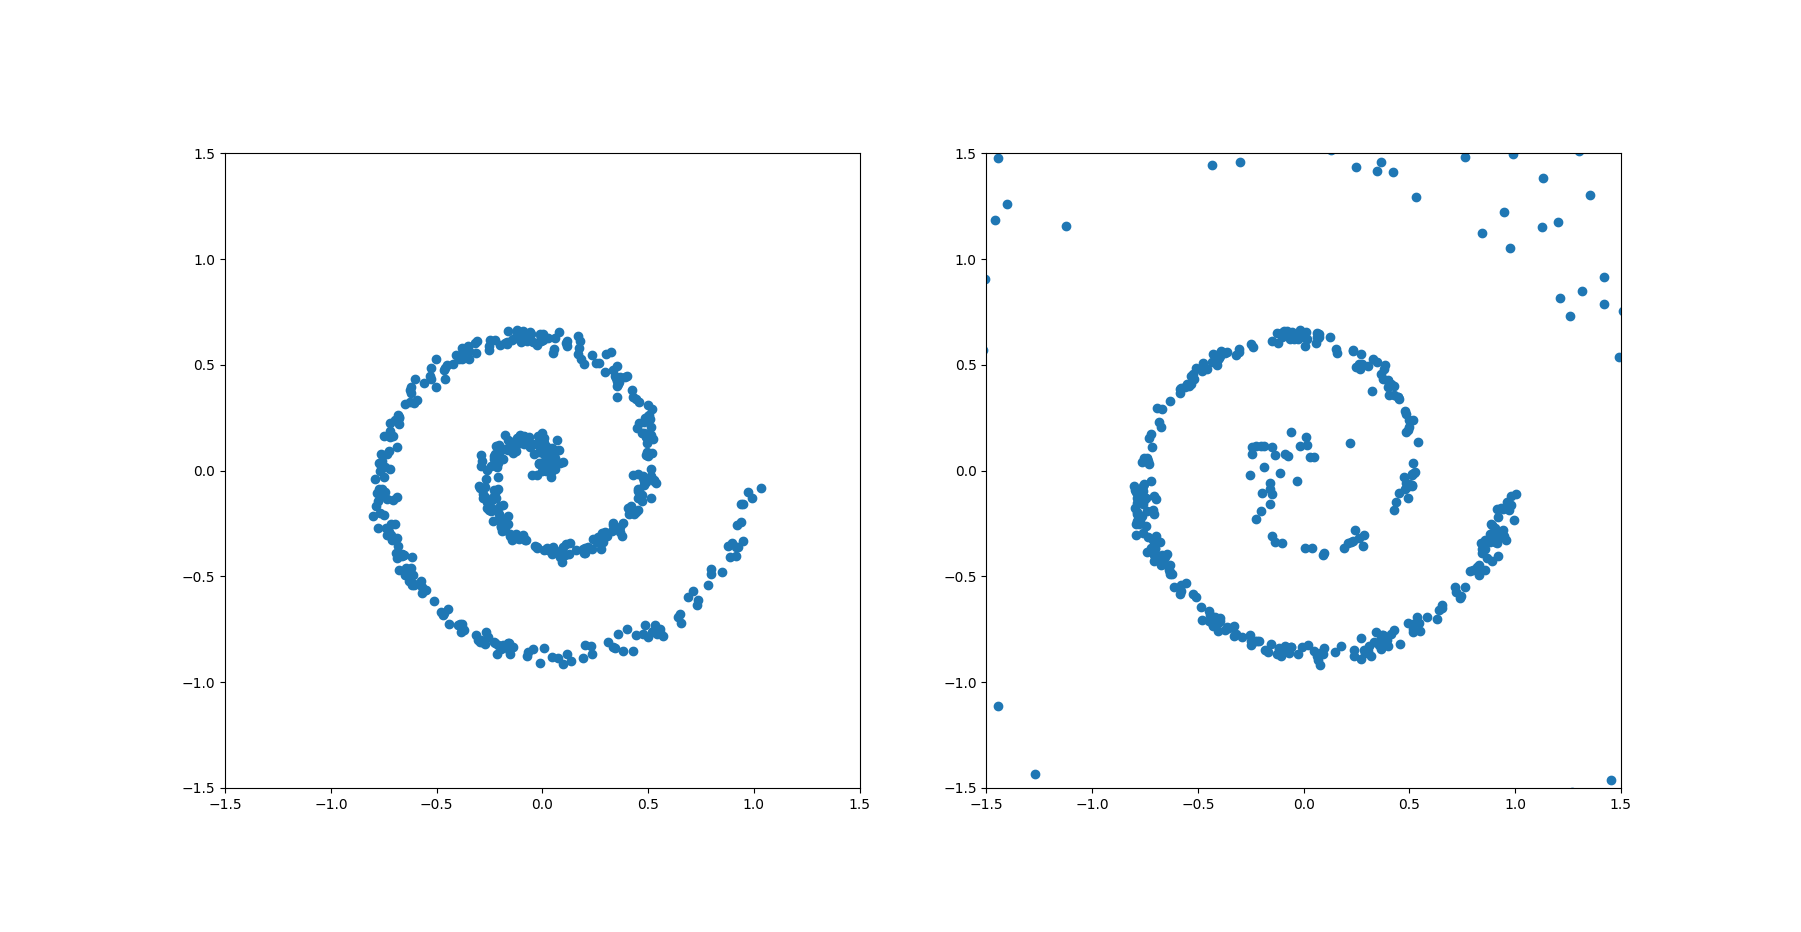

Here is the Python script that generated this plot:
import matplotlib.pyplot as plt
import torch
import torch.distributions as D
from torch.utils.data import TensorDataset, DataLoader
from torch.distributions.mixture_same_family import MixtureSameFamily
from tqdm import tqdm

from common.toy_data import spiral_samples


class Model(torch.nn.Module):
    def __init__(self):
        super().__init__()

        self.network = torch.nn.Sequential(
            torch.nn.Linear(2, 32),
            torch.nn.ELU(),
            torch.nn.Linear(32, 128),
            torch.nn.ELU(),
            torch.nn.Linear(128, 256),
            torch.nn.ELU(),
            torch.nn.Linear(256, 128),
            torch.nn.ELU(),
            torch.nn.Linear(128, 32),
            torch.nn.ELU(),
            torch.nn.Linear(32, 1)
        )

    def forward(self, x):
        return self.network(x)


def metropolis(model, n, device):
    x = torch.randn((n, 2), device=device)

    for _ in range(2000):
        x_new = x + 0.01 * torch.randn((n, 2), device=device)
        alpha = torch.exp(model(x_new)) / torch.exp(model(x))
        accept = (torch.rand((n, 1), device=device) < alpha).float()

        x = accept * x_new + (1 - accept) * x

    return x.detach()


def main():
    device = torch.device("cuda" if torch.cuda.is_available() else "cpu")

    data_samples = spiral_samples(500)

    batch_size = 64

    data_set = TensorDataset(data_samples)
    data_loader = DataLoader(data_set, batch_size=batch_size, shuffle=True, drop_last=True)

    noise_dist = D.Normal(torch.tensor([0.0, 0.0], device=device), 
                          torch.tensor([4.0, 4.0], device=device))

    model = Model()
    model.to(device)
    model.train()

    optimizer = torch.optim.AdamW(model.parameters(), lr=2e-4, betas=(0.9, 0.999))
    num_epochs = 10000

    running_loss = 0.0
    pbar = tqdm(range(num_epochs))
    for _ in pbar:
        for x in data_loader:
            x = x[0].to(device)
            optimizer.zero_grad()

            y = noise_dist.sample(torch.Size([batch_size])).detach().to(device)

            Gx = model(x) - noise_dist.log_prob(x)
            Gy = model(y) - noise_dist.log_prob(y)

            hx = torch.sigmoid(Gx)
            hy = torch.sigmoid(Gy)

            loss = -(torch.log(hx) + torch.log(1 - hy))
            loss = loss.mean()

            loss.backward()
            optimizer.step()

            running_loss = 0.99 * running_loss + 0.01 * loss.item()
            pbar.set_postfix({"loss": f"{running_loss:.4f}"})

    model_samples = metropolis(model, 500, device)
    model_samples = model_samples.cpu()
    
    _, axes = plt.subplots(1, 2)
    plot_range = 1.5
    for ax in axes:
        ax.set_aspect(1)
        ax.set_xlim(-plot_range, plot_range)
        ax.set_ylim(-plot_range, plot_range)
    
    axes[0].scatter(data_samples[:, 0], data_samples[:, 1])
    axes[1].scatter(model_samples[:, 0], model_samples[:, 1])
    plt.show()


if __name__ == '__main__':
    main()
